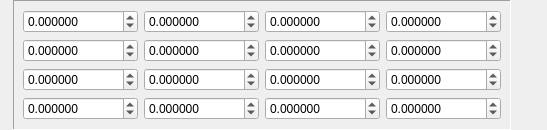
<?xml version="1.0" encoding="UTF-8"?>
<ui version="4.0">
 <class>MaterialVar_Matrix</class>
 <widget class="QWidget" name="MaterialVar_Matrix">
  <property name="geometry">
   <rect>
    <x>0</x>
    <y>0</y>
    <width>547</width>
    <height>118</height>
   </rect>
  </property>
  <property name="windowTitle">
   <string>Form</string>
  </property>
  <layout class="QHBoxLayout" name="horizontalLayout">
   <property name="leftMargin">
    <number>0</number>
   </property>
   <property name="topMargin">
    <number>0</number>
   </property>
   <property name="rightMargin">
    <number>0</number>
   </property>
   <property name="bottomMargin">
    <number>0</number>
   </property>
   <item>
    <widget class="QLabel" name="label">
     <property name="text">
      <string/>
     </property>
    </widget>
   </item>
   <item>
    <widget class="QFrame" name="frame">
     <property name="sizePolicy">
      <sizepolicy hsizetype="Expanding" vsizetype="Preferred">
       <horstretch>0</horstretch>
       <verstretch>0</verstretch>
      </sizepolicy>
     </property>
     <property name="frameShape">
      <enum>QFrame::Panel</enum>
     </property>
     <property name="frameShadow">
      <enum>QFrame::Sunken</enum>
     </property>
     <layout class="QGridLayout" name="gridLayout">
      <item row="2" column="3">
       <widget class="QDoubleSpinBox" name="txt_3_2">
        <property name="decimals">
         <number>6</number>
        </property>
        <property name="minimum">
         <double>-999999999.999999046325684</double>
        </property>
        <property name="maximum">
         <double>999999999.999999046325684</double>
        </property>
        <property name="singleStep">
         <double>0.100000000000000</double>
        </property>
       </widget>
      </item>
      <item row="0" column="2">
       <widget class="QDoubleSpinBox" name="txt_2_0">
        <property name="decimals">
         <number>6</number>
        </property>
        <property name="minimum">
         <double>-999999999.999999046325684</double>
        </property>
        <property name="maximum">
         <double>999999999.999999046325684</double>
        </property>
        <property name="singleStep">
         <double>0.100000000000000</double>
        </property>
       </widget>
      </item>
      <item row="0" column="1">
       <widget class="QDoubleSpinBox" name="txt_1_0">
        <property name="decimals">
         <number>6</number>
        </property>
        <property name="minimum">
         <double>-999999999.999999046325684</double>
        </property>
        <property name="maximum">
         <double>999999999.999999046325684</double>
        </property>
        <property name="singleStep">
         <double>0.100000000000000</double>
        </property>
       </widget>
      </item>
      <item row="1" column="0">
       <widget class="QDoubleSpinBox" name="txt_0_1">
        <property name="decimals">
         <number>6</number>
        </property>
        <property name="minimum">
         <double>-999999999.999999046325684</double>
        </property>
        <property name="maximum">
         <double>999999999.999999046325684</double>
        </property>
        <property name="singleStep">
         <double>0.100000000000000</double>
        </property>
       </widget>
      </item>
      <item row="0" column="0">
       <widget class="QDoubleSpinBox" name="txt_0_0">
        <property name="decimals">
         <number>6</number>
        </property>
        <property name="minimum">
         <double>-999999999.999999046325684</double>
        </property>
        <property name="maximum">
         <double>999999999.999999046325684</double>
        </property>
        <property name="singleStep">
         <double>0.100000000000000</double>
        </property>
       </widget>
      </item>
      <item row="3" column="3">
       <widget class="QDoubleSpinBox" name="txt_3_3">
        <property name="decimals">
         <number>6</number>
        </property>
        <property name="minimum">
         <double>-999999999.999999046325684</double>
        </property>
        <property name="maximum">
         <double>999999999.999999046325684</double>
        </property>
        <property name="singleStep">
         <double>0.100000000000000</double>
        </property>
       </widget>
      </item>
      <item row="0" column="3">
       <widget class="QDoubleSpinBox" name="txt_3_0">
        <property name="decimals">
         <number>6</number>
        </property>
        <property name="minimum">
         <double>-999999999.999999046325684</double>
        </property>
        <property name="maximum">
         <double>999999999.999999046325684</double>
        </property>
        <property name="singleStep">
         <double>0.100000000000000</double>
        </property>
       </widget>
      </item>
      <item row="1" column="1">
       <widget class="QDoubleSpinBox" name="txt_1_1">
        <property name="decimals">
         <number>6</number>
        </property>
        <property name="minimum">
         <double>-999999999.999999046325684</double>
        </property>
        <property name="maximum">
         <double>999999999.999999046325684</double>
        </property>
        <property name="singleStep">
         <double>0.100000000000000</double>
        </property>
       </widget>
      </item>
      <item row="2" column="0">
       <widget class="QDoubleSpinBox" name="txt_0_2">
        <property name="decimals">
         <number>6</number>
        </property>
        <property name="minimum">
         <double>-999999999.999999046325684</double>
        </property>
        <property name="maximum">
         <double>999999999.999999046325684</double>
        </property>
        <property name="singleStep">
         <double>0.100000000000000</double>
        </property>
       </widget>
      </item>
      <item row="3" column="1">
       <widget class="QDoubleSpinBox" name="txt_1_3">
        <property name="decimals">
         <number>6</number>
        </property>
        <property name="minimum">
         <double>-999999999.999999046325684</double>
        </property>
        <property name="maximum">
         <double>999999999.999999046325684</double>
        </property>
        <property name="singleStep">
         <double>0.100000000000000</double>
        </property>
       </widget>
      </item>
      <item row="3" column="0">
       <widget class="QDoubleSpinBox" name="txt_0_3">
        <property name="decimals">
         <number>6</number>
        </property>
        <property name="minimum">
         <double>-999999999.999999046325684</double>
        </property>
        <property name="maximum">
         <double>999999999.999999046325684</double>
        </property>
        <property name="singleStep">
         <double>0.100000000000000</double>
        </property>
       </widget>
      </item>
      <item row="2" column="1">
       <widget class="QDoubleSpinBox" name="txt_1_2">
        <property name="decimals">
         <number>6</number>
        </property>
        <property name="minimum">
         <double>-999999999.999999046325684</double>
        </property>
        <property name="maximum">
         <double>999999999.999999046325684</double>
        </property>
        <property name="singleStep">
         <double>0.100000000000000</double>
        </property>
       </widget>
      </item>
      <item row="1" column="3">
       <widget class="QDoubleSpinBox" name="txt_3_1">
        <property name="decimals">
         <number>6</number>
        </property>
        <property name="minimum">
         <double>-999999999.999999046325684</double>
        </property>
        <property name="maximum">
         <double>999999999.999999046325684</double>
        </property>
        <property name="singleStep">
         <double>0.100000000000000</double>
        </property>
       </widget>
      </item>
      <item row="3" column="2">
       <widget class="QDoubleSpinBox" name="txt_2_3">
        <property name="decimals">
         <number>6</number>
        </property>
        <property name="minimum">
         <double>-999999999.999999046325684</double>
        </property>
        <property name="maximum">
         <double>999999999.999999046325684</double>
        </property>
        <property name="singleStep">
         <double>0.100000000000000</double>
        </property>
       </widget>
      </item>
      <item row="1" column="2">
       <widget class="QDoubleSpinBox" name="txt_2_1">
        <property name="decimals">
         <number>6</number>
        </property>
        <property name="minimum">
         <double>-999999999.999999046325684</double>
        </property>
        <property name="maximum">
         <double>999999999.999999046325684</double>
        </property>
        <property name="singleStep">
         <double>0.100000000000000</double>
        </property>
       </widget>
      </item>
      <item row="2" column="2">
       <widget class="QDoubleSpinBox" name="txt_2_2">
        <property name="decimals">
         <number>6</number>
        </property>
        <property name="minimum">
         <double>-999999999.999999046325684</double>
        </property>
        <property name="maximum">
         <double>999999999.999999046325684</double>
        </property>
        <property name="singleStep">
         <double>0.100000000000000</double>
        </property>
       </widget>
      </item>
     </layout>
    </widget>
   </item>
   <item>
    <spacer name="horizontalSpacer_4">
     <property name="orientation">
      <enum>Qt::Horizontal</enum>
     </property>
     <property name="sizeHint" stdset="0">
      <size>
       <width>40</width>
       <height>20</height>
      </size>
     </property>
    </spacer>
   </item>
  </layout>
 </widget>
 <tabstops>
  <tabstop>txt_0_0</tabstop>
  <tabstop>txt_1_0</tabstop>
  <tabstop>txt_2_0</tabstop>
  <tabstop>txt_3_0</tabstop>
  <tabstop>txt_0_1</tabstop>
  <tabstop>txt_1_1</tabstop>
  <tabstop>txt_2_1</tabstop>
  <tabstop>txt_3_1</tabstop>
  <tabstop>txt_0_2</tabstop>
  <tabstop>txt_1_2</tabstop>
  <tabstop>txt_2_2</tabstop>
  <tabstop>txt_3_2</tabstop>
  <tabstop>txt_0_3</tabstop>
  <tabstop>txt_1_3</tabstop>
  <tabstop>txt_2_3</tabstop>
  <tabstop>txt_3_3</tabstop>
 </tabstops>
 <resources/>
 <connections/>
</ui>
